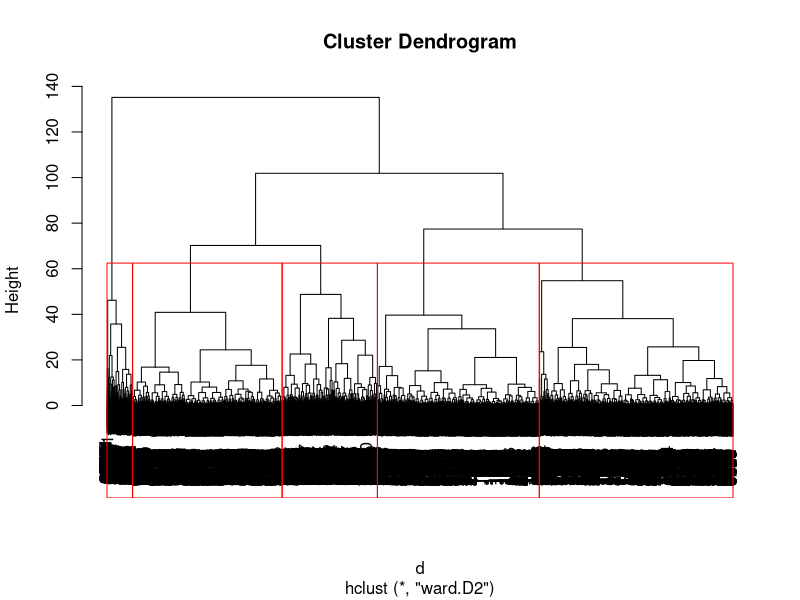

Source code (R):
## ---- chunk 1
knitr::opts_chunk$set(echo = TRUE)
## ---- chunk 2
library(fpc)
library(dplyr)
Movies<-read.csv("movies.csv")
Movies$released<-as.Date(Movies$released, format="%m/%d/%Y")

MovieData<-Movies[,c(1,6,10,11,13,15)]
MovieData$age<-(2018-MovieData$year)
MovieData<-MovieData[,-6]
head(MovieData)
## ---- chunk 3
ClusterData<-scale(MovieData[,c(1:6)])

d <- dist(ClusterData, method = "euclidean") 
fit <- hclust(d, method="ward.D2")
plot(fit)
rect.hclust(fit, k=5, border="red")
## ---- chunk 4
groups<-cutree(fit, k=5)

DataGroups<-as.data.frame(cbind(ClusterData,groups))
GroupMeans<- DataGroups %>%
  select(budget,runtime,score,votes,age,groups,gross) %>%
  group_by(groups) %>%
  summarize(budget=mean(budget),runtime=mean(runtime),score=mean(score),votes=mean(votes),
            age=mean(age),AvgGross=mean(gross))

as.data.frame(GroupMeans)
